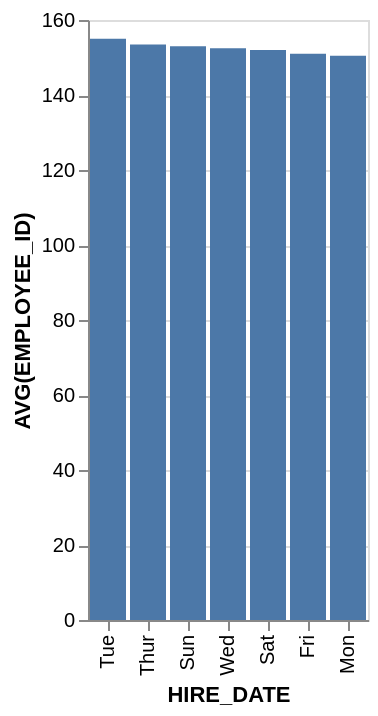

The specification (Vega-Lite) saved for this image:
### Vega-Lite specification from a JSON file in a GitHub repository (floating-point values rounded to 4 significant figures)
{"data": {"values": [{"x_data": "Tue", "y_data": 155}, {"x_data": "Thur", "y_data": 153.5}, {"x_data": "Sun", "y_data": 153}, {"x_data": "Wed", "y_data": 152.5}, {"x_data": "Sat", "y_data": 152}, {"x_data": "Fri", "y_data": 151}, {"x_data": "Mon", "y_data": 150.5}]}, "mark": "bar", "encoding": {"x": {"field": "x_data", "type": "nominal", "title": "HIRE_DATE", "sort": {"op": "sum", "field": "y_data", "order": "descending"}}, "y": {"field": "y_data", "type": "quantitative", "title": "AVG(EMPLOYEE_ID)"}}}
